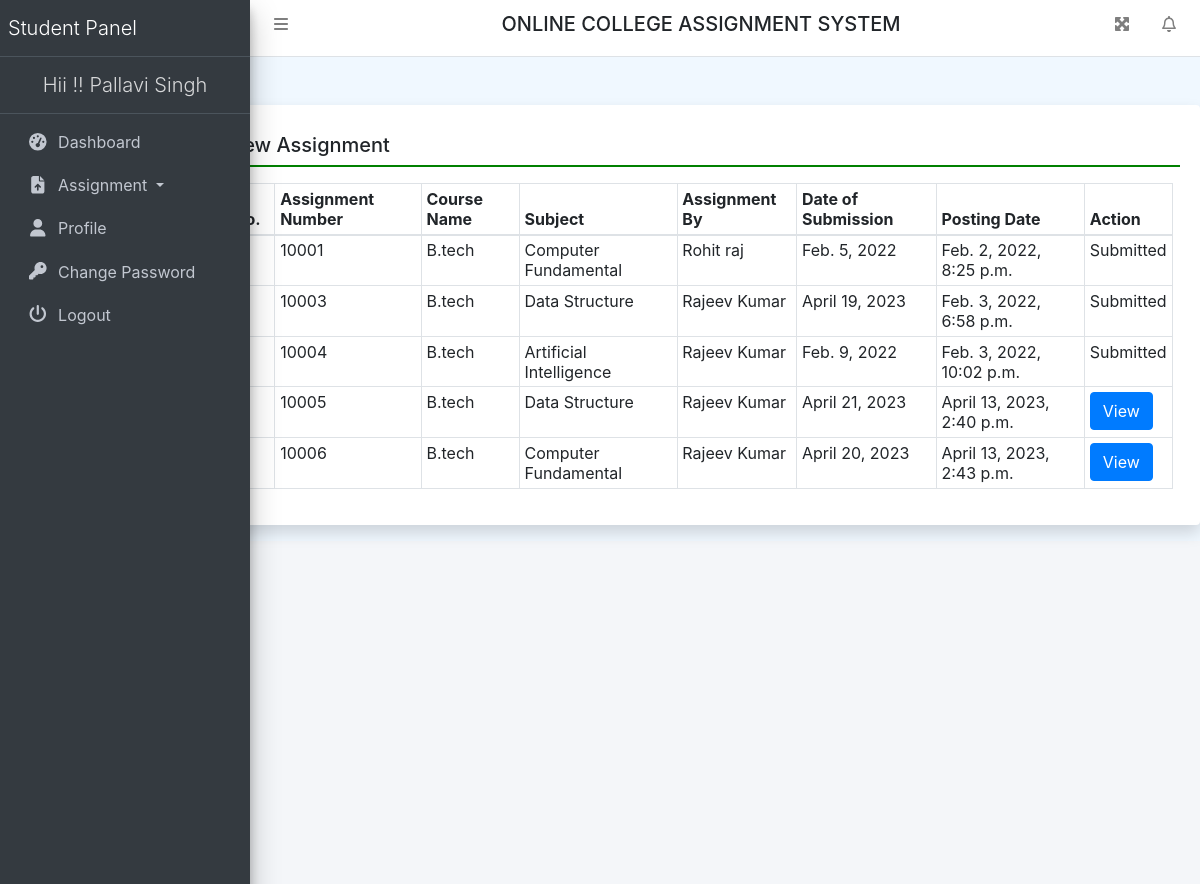
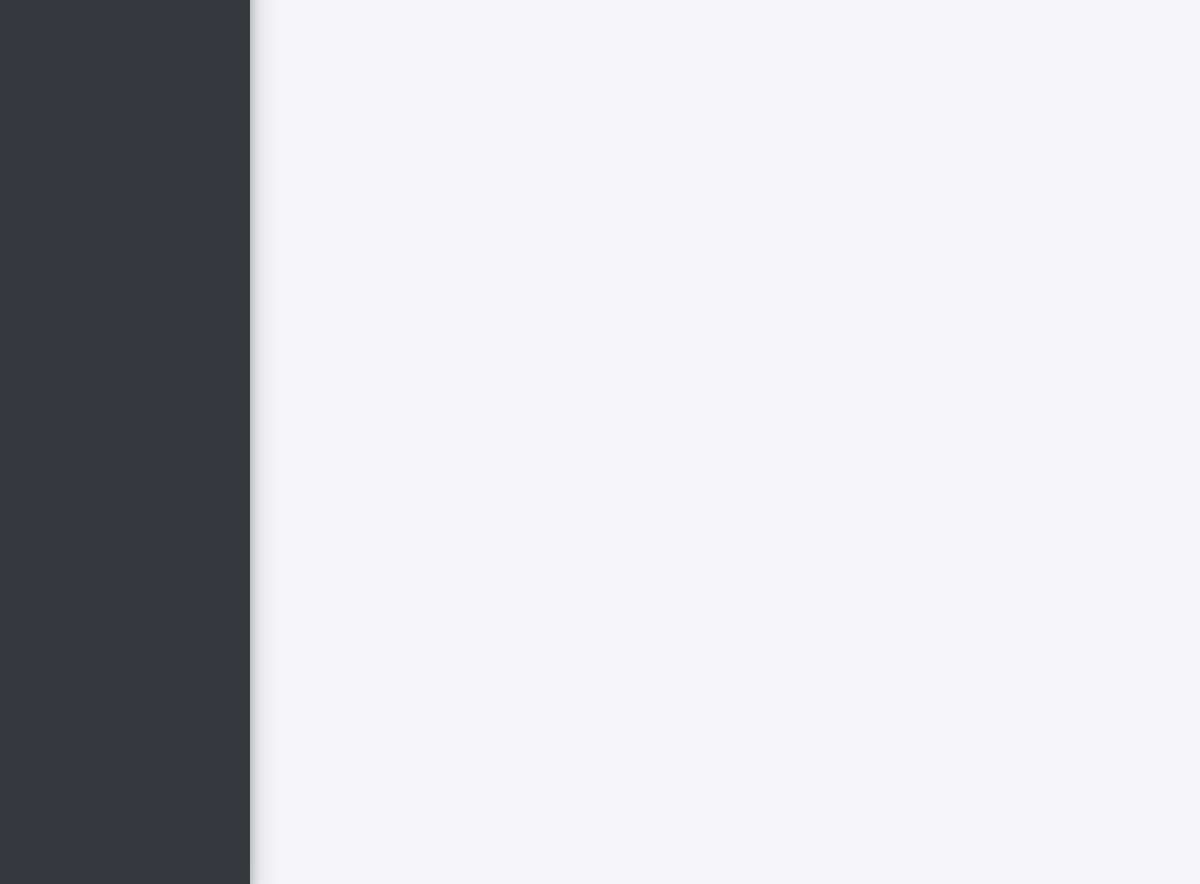
The page /newAssignment (signed in) on the database its author committed (2 pictures, top to bottom).
### collegeAssignment/models.py (models this page shows, shortened)
class Assigment(models.Model):
    teacher = models.ForeignKey(Teacher, on_delete=models.CASCADE)
    course = models.ForeignKey(Course, on_delete=models.CASCADE)
    subject = models.ForeignKey(Subject, on_delete=models.CASCADE)
    AssignmentNumber = models.IntegerField(null=True)
    AssignmentTitle = models.CharField(max_length=150, null=True)
    AssignmentDescription = models.CharField(max_length=300, null=True)
    SubmissionDate = models.DateField(null=True)
    AssignmentMarks = models.CharField(max_length=150, null=True)
    AssignmentFile = models.FileField(max_length=200, null=True)
    CreationDate = models.DateTimeField(auto_now_add=True)

class Course(models.Model):
    BranchName = models.CharField(max_length=150, null=True)
    CourseName = models.CharField(max_length=200, null=True)
    CreationDate = models.DateTimeField(auto_now_add=True)

class Subject(models.Model):
    course = models.ForeignKey(Course, on_delete=models.CASCADE)
    SubjectFullname = models.CharField(max_length=200, null=True)
    SubjectShortname = models.CharField(max_length=50, null=True)
    SubjectCode = models.CharField(max_length=50, null=True)
    CreationDate = models.DateTimeField(auto_now_add=True)

class Teacher(models.Model):
    users = models.ForeignKey(User, on_delete=models.CASCADE)
    EmpID = models.IntegerField(null=True)
    MobileNumber = models.CharField(max_length=15, null=True)
    Gender = models.CharField(max_length=50, null=True)
    Dob = models.DateField(null=True)
    course = models.ForeignKey(Course, on_delete=models.CASCADE)
    Religion = models.CharField(max_length=100, null=True)
    Address = models.CharField(max_length=300, null=True)
    ProfilePic = models.FileField(max_length=200, null=True)
    JoiningDate = models.DateTimeField(auto_now_add=True)

### collegeAssignment/views.py (the view)
# urls.py: path('newAssignment', newAssignment, name='newAssignment'),
def newAssignment(request):
    if not request.user.is_authenticated:
        return redirect('student_login')
    user = request.user
    StudentUser = UserDetail.objects.get(user=user)
    Usercourse = StudentUser.course
    teacher = Teacher.objects.filter(course=Usercourse)
    assignment = Assigment.objects.filter(teacher__in = teacher)
    uploadassignment = Uploadass.objects.filter(userdetail=StudentUser)
    li = []
    for i in uploadassignment:
        li.append(i.assignment.id)
    return render(request, 'newAssignment.html', locals())

### collegeAssignment/templatetags/custom_tags.py (called while the page is built)
@register.filter(name="checkDateExpire")
def checkDateExpire(submission_date):
    today_date = datetime.datetime.today().date()
    print(submission_date, today_date)
    if today_date > submission_date:
        return False
    return True

### collegeAssignment/templates/newAssignment.html
{% extends 'studentHeader.html' %}
{% block main %}
{% load custom_tags %}
<div class="card shadow mt-5 offset-2">
    <div class="card-body">
        <h5 class="p-2" style="border-bottom: 2px solid green;">New Assignment</h5>
        <div class="container-fluid mt-3">
            <table class="table table-bordered table-sm">
                <thead>
                <tr>
                    <th>S No.</th>
                    <th>Assignment Number</th>
                    <th>Course Name</th>
                    <th>Subject</th>
                    <th>Assignment By</th>
                    <th>Date of Submission</th>
                    <th>Posting Date</th>
                    <th>Action</th>
                </tr>
                </thead>
                <tbody>
                   {% for i in assignment %}
                   <tr>
                       <td>{{forloop.counter}}</td>
                       <td>{{i.AssignmentNumber}}</td>
                       <td>{{i.course.CourseName}}</td>
                       <td>{{i.subject.SubjectFullname}}</td>
                       <td>{{i.teacher.users.first_name}} {{i.teacher.users.last_name}}</td>
                       <td>{{i.SubmissionDate}}</td>
                       <td>{{i.CreationDate}}</td>
                       {% if i.id in li %}
        <td>Submitted</td>
        {% else %}
                       <td>
                           {% if i.SubmissionDate|checkDateExpire %}
                                <a href="{% url 'submitAssignment' i.id %}" class="btn btn-primary">View</a>
                            {% else %}
                                <button class="btn btn-primary" onclick="alert('Submission date has expired for this assignment.')">View</button>
                            {% endif %}
                       </td>
                  {% endif %}
                   </tr>
                   {% endfor %}
                </tbody>
            </table>
        </div>
    </div>
</div>
{% endblock %}

### collegeAssignment/templates/studentHeader.html (shortened to what this page needs)
{% load static %}
<html>
<head runat="server">
    <link href="{% static 'css/bootstrap.css' %}" rel="stylesheet"/>
    <link href="{% static 'css/all.css' %}" rel="stylesheet"/>
    <link href="{% static 'css/adminlte.css' %}" rel="stylesheet"/>
    <link href="{% static 'css/OverlayScrollbars.css' %}" rel="stylesheet"/>
    <link rel="stylesheet" href="https://cdn.datatables.net/1.10.23/css/jquery.dataTables.min.css">
    <link rel="stylesheet" href="https://cdn.datatables.net/buttons/1.6.5/css/buttons.dataTables.min.css">
    <link rel="stylesheet"
          href="https://cdn.jsdelivr.net/npm/bootstrap-select@1.13.14/dist/css/bootstrap-select.min.css">
</head>
<body class="hold-transition sidebar-mini layout-fixed layout-navbar-fixed layout-footer-fixed">
<nav class="main-header navbar navbar-expand navbar-white navbar-light">
    <ul class="navbar-nav">
        <li class="nav-item">
            <a class="nav-link" data-widget="pushmenu" href="#" role="button"><i class="fas fa-bars"></i></a>
        </li>
    </ul>
    <h5 class="text-center text-uppercase" style="width:100%;">Online College Assignment System</h5>
    <ul class="navbar-nav ml-auto">
        <li class="nav-item">
            <a class="nav-link" data-widget="fullscreen" href="#" role="button">
                <i class="fas fa-expand-arrows-alt"></i>
            </a>
        </li>
        <li class="nav-item dropdown">
            <a class="nav-link" data-toggle="dropdown" href="#">
                <i class="far fa-bell fas-shake animated"></i>
            </a>
        </li>
    </ul>
</nav>
<aside class="main-sidebar sidebar-dark-primary elevation-4">
    <a href="{% url 'sdashboard' %}" class="brand-link">
        <span class="brand-text font-weight-light">Student Panel</span>
    </a>
    <a href="{% url 'sdashboard' %}" class="brand-link">
        <center><span
                class="brand-text font-weight-light">Hii !! {{request.user.first_name}} {{request.user.last_name}} </span>
        </center>
    </a>
    <div class="sidebar">
        <nav class="mt-2">
            <ul class="nav nav-pills nav-sidebar flex-column" data-widget="treeview" role="menu" data-accordion="false">
                <li class="nav-item"><a href="{% url 'sdashboard' %}" class="nav-link">
                    <i class="nav-icon fas fa-tachometer-alt"></i>
                    <p>Dashboard</p>
                </a></li>
                <li class="nav-item dropdown">
                    <a class="nav-link dropdown-toggle" href="#" id="navbarDropdown"
                       role="button" data-toggle="dropdown" aria-haspopup="true"
                       aria-expanded="false"> <i class="nav-icon fas fa-file-upload"></i> Assignment </a>
                </li>
                <li class="nav-item"><a href="{% url 'studentProfile' %}" class="nav-link">
                    <i class="nav-icon fas fa-user"></i>
                    <p>Profile</p>
                </a></li>
                <li class="nav-item"><a href="{% url 'studentchangePassword' %}" class="nav-link">
                    <i class="nav-icon fas fa-key"></i>
                    <p>Change Password</p>
                </a></li>
                <li class="nav-item"><a href="/logout" class="nav-link">
                    <i class="nav-icon fas fa-power-off"></i>
                    <p>Logout</p>
                </a></li>
            </ul>
        </nav>
    </div>
</aside>
{% block main %}
{% endblock %}
<div class="content-wrapper"></div>

### collegeAssignment/static/css/all.css (style rules this page uses)
.fa-bars:before { content: "\f0c9"; }
.fa-bell:before { content: "\f0f3"; }
.fa-key:before { content: "\f084"; }
.fa-power-off:before { content: "\f011"; }
.fa-user:before { content: "\f007"; }

### collegeAssignment/static/css/OverlayScrollbars.css (style rules this page uses)
.os-host, .os-host-textarea { position: relative; overflow: visible !important; -webkit-box-orient: vertical; -webkit-box-direction: normal; -ms-flex-direction: column; flex-direction: column; -ms-flex-wrap: nowrap; flex-wrap: nowrap; -webkit-box-pack: start; -ms-flex-pack: start; justify-content: flex-start; -ms-flex-line-pack: start; align-content: flex-start; -webkit-box-align: start; -ms-flex-align: start; -ms-grid-row-align: flex-start; align-items: flex-start; }

### collegeAssignment/templates/studentHeader.html (style rules this page uses)
body { background-color: aliceblue; }

### rows shown on the page
Assigment: AssignmentNumber "10001", course.CourseName "B.tech", subject.SubjectFullname "Computer Fundamental", teacher.users.first_name "Rohit", teacher.users.last_name "raj", SubmissionDate "Feb. 5, 2022", CreationDate "Feb. 2, 2022, 8:25 p.m.", shows "Submitted"
Assigment: AssignmentNumber "10003", course.CourseName "B.tech", subject.SubjectFullname "Data Structure", teacher.users.first_name "Rajeev", teacher.users.last_name "Kumar", SubmissionDate "April 19, 2023", CreationDate "Feb. 3, 2022, 6:58 p.m.", shows "Submitted"
Assigment: AssignmentNumber "10004", course.CourseName "B.tech", subject.SubjectFullname "Artificial Intelligence", teacher.users.first_name "Rajeev", teacher.users.last_name "Kumar", SubmissionDate "Feb. 9, 2022", CreationDate "Feb. 3, 2022, 10:02 p.m.", shows "Submitted"
Assigment: AssignmentNumber "10005", course.CourseName "B.tech", subject.SubjectFullname "Data Structure", teacher.users.first_name "Rajeev", teacher.users.last_name "Kumar", SubmissionDate "April 21, 2023", CreationDate "April 13, 2023, 2:40 p.m.", shows "View"
Assigment: AssignmentNumber "10006", course.CourseName "B.tech", subject.SubjectFullname "Computer Fundamental", teacher.users.first_name "Rajeev", teacher.users.last_name "Kumar", SubmissionDate "April 20, 2023", CreationDate "April 13, 2023, 2:43 p.m.", shows "View"

### other values the page prints
{{ request.user.first_name }} "Pallavi"
{{ request.user.last_name }} "Singh"
